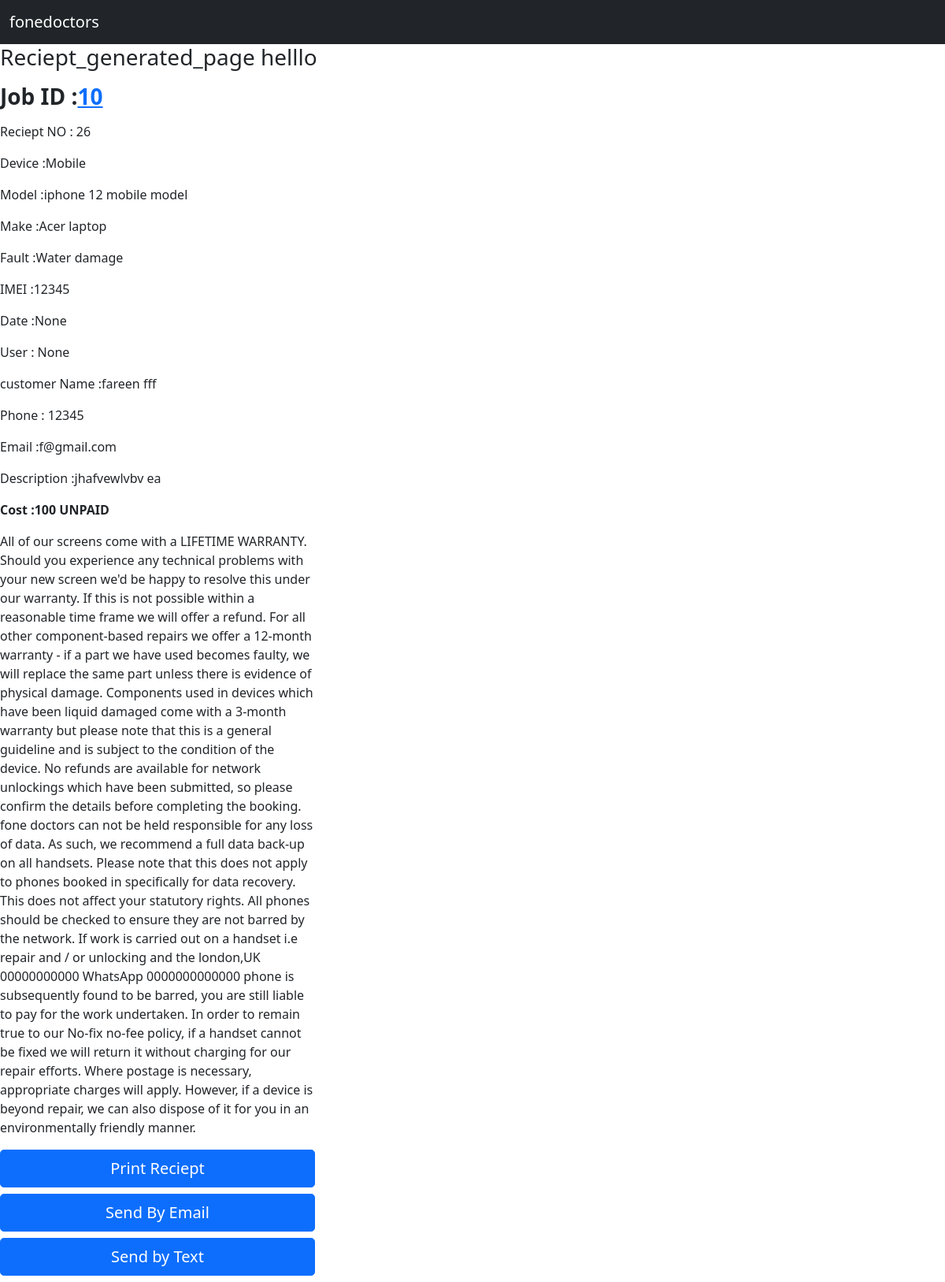
Screenshot of /reciept/10 with the database file from the repository.
### Jobs/models.py (models this page shows, shortened)
class Reciepts(models.Model):
    reciept = models.ForeignKey(Jobs, on_delete = models.CASCADE, null=True, blank=True)

class Jobs(models.Model):
    customer = models.ForeignKey(Customer,on_delete = models.CASCADE, related_name = 'job_customer')
    device =  models.ForeignKey(Devices,on_delete = models.CASCADE, related_name = 'job_device', null = True, blank=True)
    make = models.ForeignKey(Make,on_delete = models.CASCADE, related_name = 'job_make', null=True, blank=True)
    model = models.ForeignKey(Model,on_delete = models.CASCADE, related_name = 'job_model', null=True, blank=True)
    fault =  models.ForeignKey(Fault,on_delete = models.CASCADE, related_name = 'job_faults', null=True, blank=True)
    description = models.TextField(null=True, blank=True)
    imei = models.CharField(max_length=250, null=True, blank=True)
    accessories = models.ForeignKey(Accessories,on_delete = models.CASCADE, related_name = 'job_acessories', null=True, blank=True)
    sale_item = models.ForeignKey(Sale_item,on_delete = models.CASCADE, related_name = 'sale_acessories', null=True, blank=True)
    passcode = models.CharField(max_length=250, null=True, blank=True)
    network = models.ForeignKey(Network,on_delete = models.CASCADE, related_name = 'job_network', null=True, blank=True)
    cost = models.IntegerField(null=True, blank=True)
    job_status = models.ForeignKey(Job_status,on_delete = models.CASCADE, related_name = 'job_job_status', null=True, blank=True)
    collection_time = models.DateTimeField(null=True, blank=True)
    payment_status = models.CharField(choices= PAYMENT_STATUS, max_length=250, null=True, blank=True)
    created_date = models.DateTimeField(null=True, blank=True)
    created_by = models.ForeignKey(User, on_delete = models.CASCADE, null=True, blank=True)

class Devices(models.Model):
    customer =models.ForeignKey(Customer,on_delete=models.CASCADE)
    devices = models.CharField(max_length=250)
    def __str__(self):
        return self.devices

class Model(models.Model):
    make = models.ForeignKey(Make,on_delete=models.CASCADE)
    model = models.CharField(max_length=250)
    def __str__(self):
        return self.model

class Make(models.Model):
    device = models.ForeignKey(Devices,on_delete=models.CASCADE, related_name='make_device')
    make = models.CharField(max_length=250)
    def __str__(self):
        return self.make

class Fault(models.Model):
    fault =  models.CharField(max_length=250)
    def __str__(self):
        return self.fault

### customer/models.py (models this page shows, shortened)
class Customer(models.Model):
    id = models.AutoField(primary_key=True)
    first_name = models.CharField(max_length=250)
    last_name = models.CharField(max_length=250)
    phone  = models.IntegerField()
    landline  = models.IntegerField()
    email = models.EmailField(max_length=250)
    address = models.CharField(max_length=250)
    postcode = models.CharField(max_length=250)
    created_date = models.DateTimeField(null=True, blank= True)#
    created_by = models.ForeignKey(User,on_delete=models.CASCADE, null=True, blank=True)
    def full_name(self):
        return f"{self.first_name} {self.last_name}"

### Jobs/views.py (the view)
# urls.py: path('reciept/<str:id>', views.reciept, name='reciept'),
def reciept(request,id):
    reciept = Reciepts.objects.filter(reciept=id).last()
    context = {'reciept':reciept}
    return render(request,'reciept.html',context)

### templates/reciept.html (shortened to what this page needs)
{% extends 'base.html' %}
{% block content %}
<h3>Reciept_generated_page helllo</h3>
<div class="col col-md-4 ">
<p><h3><strong>Job ID :<a href="{% url 'job_detail_page' reciept.reciept.id  %}">{{reciept.reciept.id}}</a></strong></h3></p>
<p>Reciept NO : {{reciept.id}}</p>
<p>Device :{{reciept.reciept.device}}</p>
<p>Model :{{reciept.reciept.model}}</p>
<p>Make :{{reciept.reciept.make}}</p>
<p>Fault :{{reciept.reciept.fault}}</p>
<p>IMEI  :{{reciept.reciept.imei}}</p>
<p>Date :{{reciept.reciept.created_date}}</p>
<p>User : {{reciept.reciept.created_by}}</p>
<p> customer Name :{{reciept.reciept.customer.full_name}}</p>
<p>Phone : {{reciept.reciept.customer.phone}}</p>
<p>Email :{{reciept.reciept.customer.email}}</p>
<p>Description :{{reciept.reciept.description}}</p>
<p><strong>Cost :{{reciept.reciept.cost}} {{reciept.reciept.payment_status}}</strong></p>
<p>All of our screens come with a LIFETIME
    WARRANTY.
    Should you experience any technical problems
    with your new screen we'd be happy to resolve
    this under our warranty. If this is not possible
    within a reasonable time frame we will offer a
    refund.
    For all other component-based repairs we offer a
    12-month warranty - if a part we have used
    becomes faulty, we will replace the same part
    unless there is evidence of physical damage.
    Components used in devices which have been
    liquid damaged come with a 3-month warranty
    but please note that this is a general guideline
    and is subject to the condition of the device.
    No refunds are available for network unlockings
    which have been submitted, so please confirm
    the details before completing the booking.
    fone doctors can not be held responsible for any
    loss of data. As such, we recommend a full data
    back-up on all handsets. Please note that this
    does not apply to phones booked in specifically
    for data recovery. This does not affect your
    statutory rights.
    All phones should be checked to ensure they are
    not barred by the network. If work is carried out
    on a handset i.e repair and / or unlocking and the
    london,UK
    00000000000
    WhatsApp 0000000000000
    phone is subsequently found to be barred, you
    are still liable to pay for the work undertaken.
    In order to remain true to our No-fix no-fee policy,
    if a handset cannot be fixed we will return it
    without charging for our repair efforts. Where
    postage is necessary, appropriate charges will
    apply. However, if a device is beyond repair, we
    can also dispose of it for you in an
    environmentally friendly manner.
</p>
<a class="btn btn-primary btn-lg col-md-12 mb-2">Print Reciept</a>
<a class="btn btn-primary btn-lg col-md-12 mb-2" href='/send_email_page/{{reciept.reciept.customer.id}}/{{reciept.id}}'  >Send By Email</a>
<a class="btn btn-primary btn-lg col-md-12 mb-2">Send by Text</a>
</div>
{% endblock %}

### rows the page displays
Reciepts: reciept.id "10", id "26", reciept.device "Mobile", reciept.model "iphone 12 mobile model", reciept.make "Acer laptop", reciept.fault "Water damage", reciept.imei "12345", reciept.created_date "None", reciept.created_by "None", reciept.customer.full_name "fareen fff", reciept.customer.phone "12345", reciept.customer.email "f@gmail.com", reciept.description "jhafvewlvbv ea", reciept.cost "100", reciept.payment_status "UNPAID"
